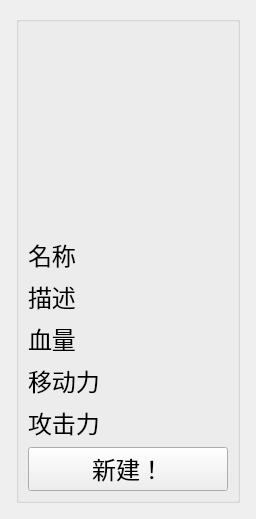
<?xml version="1.0" encoding="UTF-8"?>
<ui version="4.0">
 <class>SingleUnitInfo</class>
 <widget class="QWidget" name="SingleUnitInfo">
  <property name="geometry">
   <rect>
    <x>0</x>
    <y>0</y>
    <width>248</width>
    <height>394</height>
   </rect>
  </property>
  <property name="sizePolicy">
   <sizepolicy hsizetype="Fixed" vsizetype="Fixed">
    <horstretch>0</horstretch>
    <verstretch>0</verstretch>
   </sizepolicy>
  </property>
  <property name="windowTitle">
   <string>新建 Unit...</string>
  </property>
  <layout class="QHBoxLayout" name="horizontalLayout_2">
   <item>
    <layout class="QHBoxLayout" name="horizontalLayout">
     <property name="spacing">
      <number>20</number>
     </property>
     <property name="sizeConstraint">
      <enum>QLayout::SetFixedSize</enum>
     </property>
     <property name="leftMargin">
      <number>5</number>
     </property>
     <property name="topMargin">
      <number>5</number>
     </property>
     <property name="rightMargin">
      <number>5</number>
     </property>
     <property name="bottomMargin">
      <number>5</number>
     </property>
     <item>
      <widget class="QGroupBox" name="infoBox">
       <property name="sizePolicy">
        <sizepolicy hsizetype="Fixed" vsizetype="Fixed">
         <horstretch>0</horstretch>
         <verstretch>0</verstretch>
        </sizepolicy>
       </property>
       <property name="font">
        <font>
         <family>楷体</family>
         <pointsize>18</pointsize>
        </font>
       </property>
       <property name="title">
        <string/>
       </property>
       <layout class="QVBoxLayout" name="verticalLayout">
        <item>
         <widget class="QLabel" name="image">
          <property name="sizePolicy">
           <sizepolicy hsizetype="Fixed" vsizetype="Fixed">
            <horstretch>0</horstretch>
            <verstretch>0</verstretch>
           </sizepolicy>
          </property>
          <property name="minimumSize">
           <size>
            <width>200</width>
            <height>200</height>
           </size>
          </property>
          <property name="maximumSize">
           <size>
            <width>200</width>
            <height>200</height>
           </size>
          </property>
          <property name="text">
           <string/>
          </property>
          <property name="scaledContents">
           <bool>true</bool>
          </property>
         </widget>
        </item>
        <item>
         <widget class="QLabel" name="name">
          <property name="styleSheet">
           <string notr="true">font: bold 16pt &quot;宋体&quot;;</string>
          </property>
          <property name="text">
           <string>名称</string>
          </property>
         </widget>
        </item>
        <item>
         <widget class="QLabel" name="description">
          <property name="styleSheet">
           <string notr="true">font: 13pt &quot;仿宋&quot;;</string>
          </property>
          <property name="text">
           <string>描述</string>
          </property>
         </widget>
        </item>
        <item>
         <widget class="QLabel" name="hpLabel">
          <property name="styleSheet">
           <string notr="true">font: 12pt &quot;黑体&quot;;</string>
          </property>
          <property name="text">
           <string>血量</string>
          </property>
         </widget>
        </item>
        <item>
         <widget class="QLabel" name="mpLabel">
          <property name="styleSheet">
           <string notr="true">font: 12pt &quot;黑体&quot;;</string>
          </property>
          <property name="text">
           <string>移动力</string>
          </property>
         </widget>
        </item>
        <item>
         <widget class="QLabel" name="ceLabel">
          <property name="styleSheet">
           <string notr="true">font: 12pt &quot;黑体&quot;;</string>
          </property>
          <property name="text">
           <string>攻击力</string>
          </property>
         </widget>
        </item>
        <item>
         <widget class="QPushButton" name="newButton">
          <property name="styleSheet">
           <string notr="true">font: 12pt &quot;宋体&quot;;</string>
          </property>
          <property name="text">
           <string>新建！</string>
          </property>
         </widget>
        </item>
       </layout>
      </widget>
     </item>
    </layout>
   </item>
  </layout>
 </widget>
 <resources/>
 <connections/>
</ui>
